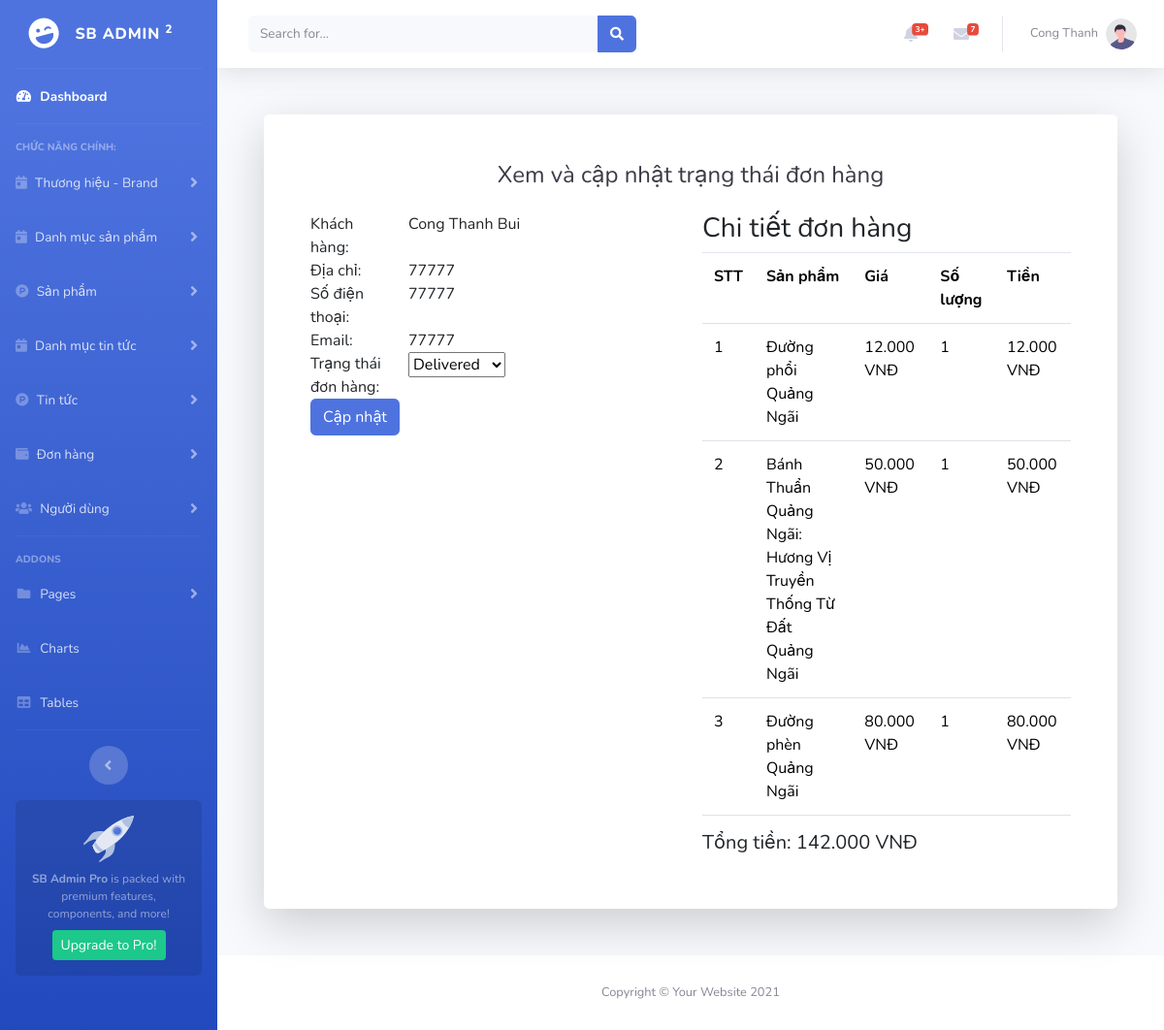
/webbanhang/quantri/vieworders.php?id=7 (signed in), run on the app's committed database.
### tables this page shows
CREATE TABLE `orders` (
  `id` bigint(20) UNSIGNED NOT NULL,
  `user_id` bigint(20) UNSIGNED DEFAULT NULL,
  `firstname` varchar(50) NOT NULL,
  `lastname` varchar(50) NOT NULL,
  `address` text NOT NULL,
  `phone` varchar(20) NOT NULL,
  `email` varchar(50) NOT NULL,
  `status` enum('Processing','Confirmed','Shipping','Delivered','Cancelled') NOT NULL DEFAULT 'Processing',
  `created_at` timestamp NULL DEFAULT NULL,
  `updated_at` timestamp NULL DEFAULT NULL
);

CREATE TABLE `order_details` (
  `id` bigint(20) UNSIGNED NOT NULL,
  `order_id` bigint(20) UNSIGNED NOT NULL,
  `product_id` bigint(20) UNSIGNED NOT NULL,
  `price` double NOT NULL,
  `qty` tinyint(4) NOT NULL,
  `total` double NOT NULL,
  `created_at` timestamp NULL DEFAULT NULL,
  `updated_at` timestamp NULL DEFAULT NULL
);

CREATE TABLE `products` (
  `id` bigint(20) UNSIGNED NOT NULL,
  `name` varchar(255) NOT NULL,
  `slug` varchar(255) NOT NULL,
  `description` text NOT NULL,
  `summary` text NOT NULL,
  `stock` tinyint(3) UNSIGNED NOT NULL,
  `unit` varchar(50) DEFAULT NULL,
  `price` double NOT NULL,
  `disscounted_price` double NOT NULL,
  `images` text NOT NULL,
  `category_id` bigint(20) UNSIGNED NOT NULL,
  `brand_id` bigint(20) UNSIGNED NOT NULL,
  `status` enum('Active','Inactive') NOT NULL,
  `created_at` timestamp NULL DEFAULT NULL,
  `updated_at` timestamp NULL DEFAULT NULL
);

### webbanhang/quantri/vieworders.php (the view, shortened to what this page needs)
<?php
$id = $_GET['id'];
require('../db/conn.php');
$sql_str = "select
* from orders where id=$id";
$res = mysqli_query($conn, $sql_str);
$row = mysqli_fetch_assoc($res);
if (isset($_POST['btnUpdate'])) {
    $status = $_POST['status'];
    $sql_str = "UPDATE `orders`
        SET status =  '$status'
        WHERE `id`=$id
        ";
    mysqli_query($conn, $sql_str);
    header("location: ./listorders.php");
} else {
    require('includes/header.php');
    ?>
    <div class="container">
        <div class="card o-hidden border-0 shadow-lg my-5">
            <div class="card-body p-0">
                <div class="row">
                    <div class="col-lg-12">
                        <div class="p-5">
                            <div class="text-center">
                                <h1 class="h4 text-gray-900 mb-4">Xem và cập nhật trạng thái đơn hàng</h1>
                            </div>
                            <div class="row">
                                <div class="col-md-6">
                                    <form class="user" method="post" action="#">
                                        <div class="row">
                                            <div class="col-md-3">Khách hàng:</div>
                                            <div class="col-md-9">
                                                <?= $row['firstname'] . ' ' . $row['lastname'] ?>
                                            </div>
                                        </div>
                                        <div class="row">
                                            <div class="col-md-3">Địa chỉ:</div>
                                            <div class="col-md-9">
                                                <?= $row['address'] ?>
                                            </div>
                                        </div>
                                        <div class="row">
                                            <div class="col-md-3">Số điện thoại:</div>
                                            <div class="col-md-9">
                                                <?= $row['address'] ?>
                                            </div>
                                        </div>
                                        <div class="row">
                                            <div class="col-md-3">Email:</div>
                                            <div class="col-md-9">
                                                <?= $row['address'] ?>
                                            </div>
                                        </div>
                                        <div class="row">
                                            <div class="col-md-3">Trạng thái đơn hàng:</div>
                                            <div class="col-md-9">
                                                <select name="status" id="">
                                                    <option <?= $row['status'] == 'Delivered' ? 'selected' : '' ?>>Delivered
                                                    </option>
                                                </select>
                                            </div>
                                        </div>
                                        <button class="btn btn-primary" name="btnUpdate">Cập nhật</button>
                                    </form>
                                </div>
                                <div class="col-md-6">
                                    <h3>Chi tiết đơn hàng</h3>
                                    <table class="table">
                                        <tr>
                                            <th>STT</th>
                                            <th>Sản phẩm</th>
                                            <th>Giá</th>
                                            <th>Số lượng</th>
                                            <th>Tiền</th>
                                        </tr>
                                        <?php
                                        $sql = "select *, products.name as pname, order_details.price as oprice  from products, order_details where products.id=order_details.product_id and order_id=$id";
                                        $res = mysqli_query($conn, $sql);
                                        $stt = 0;
                                        $tongtien = 0;
                                        while ($row = mysqli_fetch_assoc($res)) {
                                            $tongtien += $row['qty'] * $row['oprice'];
                                            ?>
                                            <tr>
                                                <td>
                                                    <?= ++$stt ?>
                                                </td>
                                                <td>
                                                    <?= $row['pname'] ?>
                                                </td>
                                                <td>
                                                    <?= number_format($row['oprice'], 0, '', '.') . " VNĐ" ?>
                                                </td>
                                                <td>
                                                    <?= $row['qty'] ?>
                                                </td>
                                                <td>
                                                    <?= number_format($row['total'], 0, '', '.') . " VNĐ" ?>
                                                </td>
                                            </tr>
                                            <?php
                                        }
                                        ?>
                                    </table>
                                    <div class="tongtien">
                                        <h5>
                                            Tổng tiền:
                                            <?= number_format($tongtien, 0, '', '.') . " VNĐ" ?>
                                        </h5>
                                    </div>
                                </div>
                            </div>
                        </div>
                    </div>
                </div>
            </div>
        </div>
    </div>
    <?php
    require('includes/footer.php');
}
?>

### data on the page
orders: firstname "Cong Thanh", lastname "Bui", address "77777", status "Delivered"
order_details: product.name "Đường phổi Quảng Ngãi", price "12.000", qty "1", total "12.000"
order_details: product.name "Bánh Thuẩn Quảng Ngãi: Hương Vị Truyền Thống Từ Đất Quảng Ngãi", price "50.000", qty "1", total "50.000"
order_details: product.name "Đường phèn Quảng Ngãi", price "80.000", qty "1", total "80.000"

### other printed values
$user['name'] "Cong Thanh"
$tongtien "142.000"
